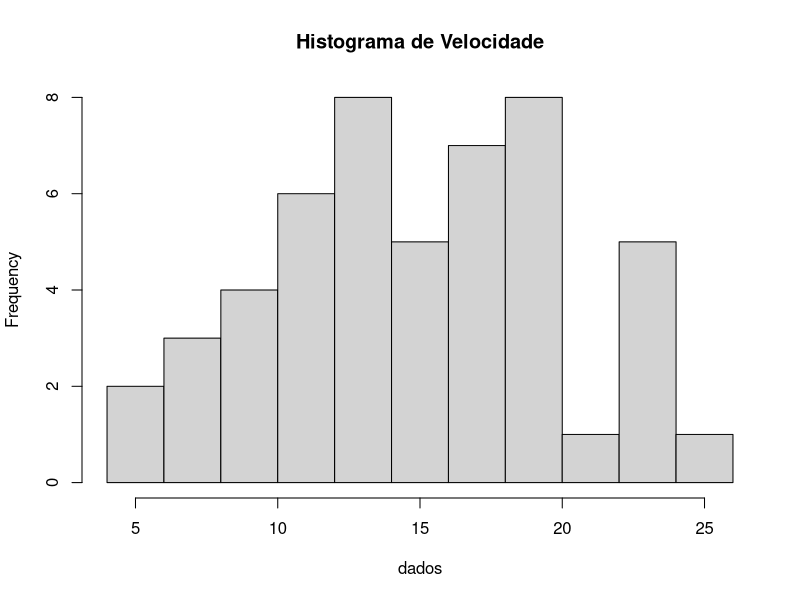
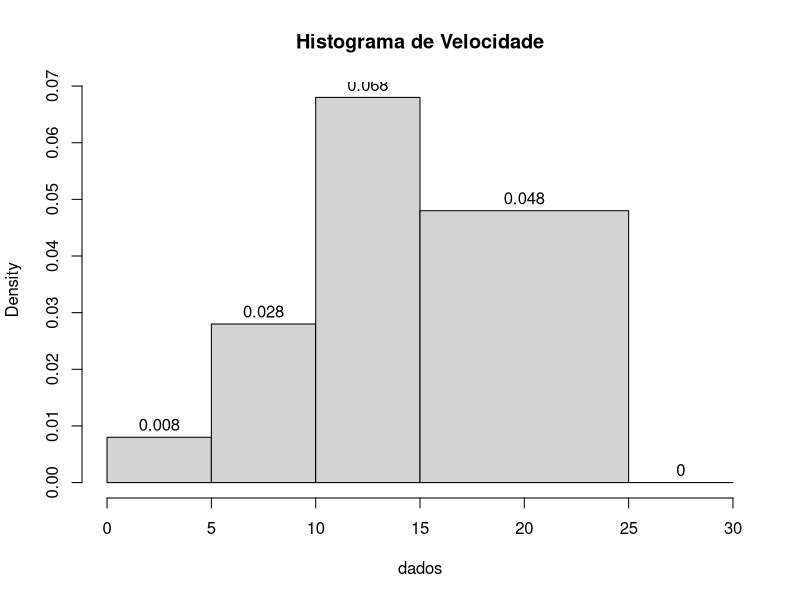
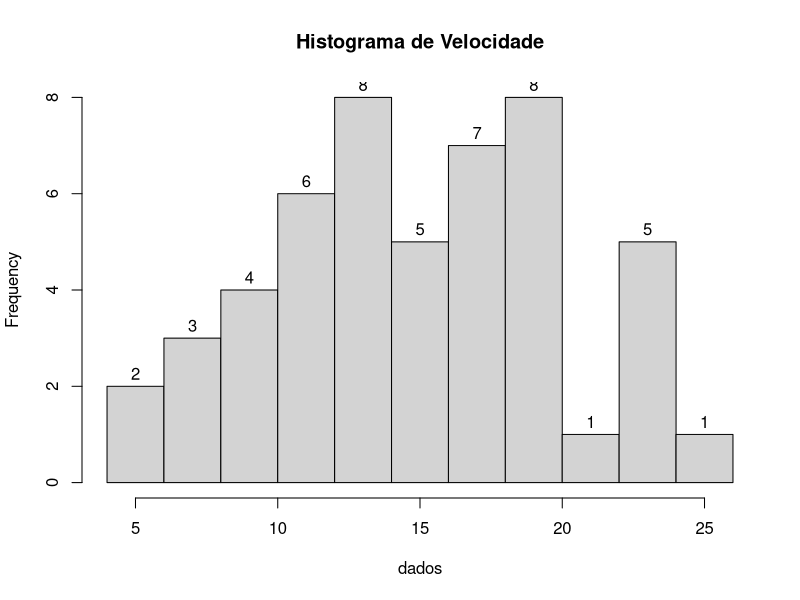
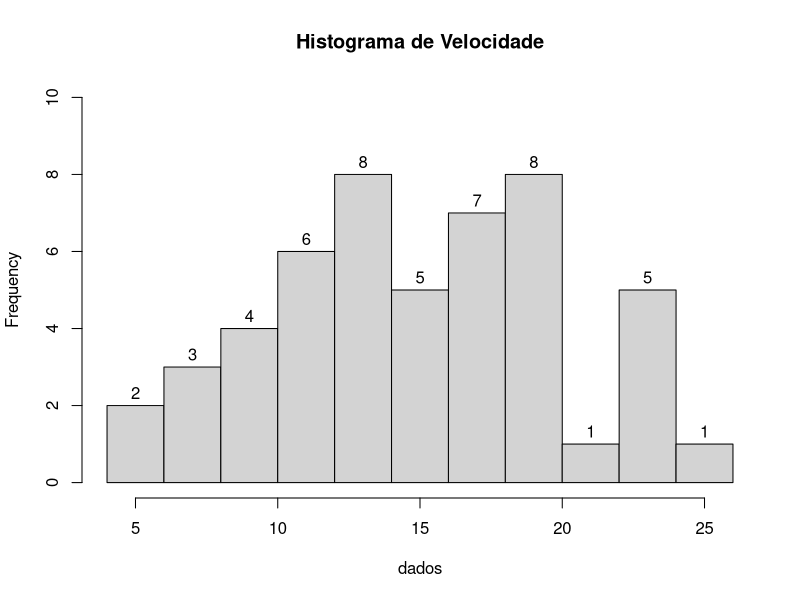
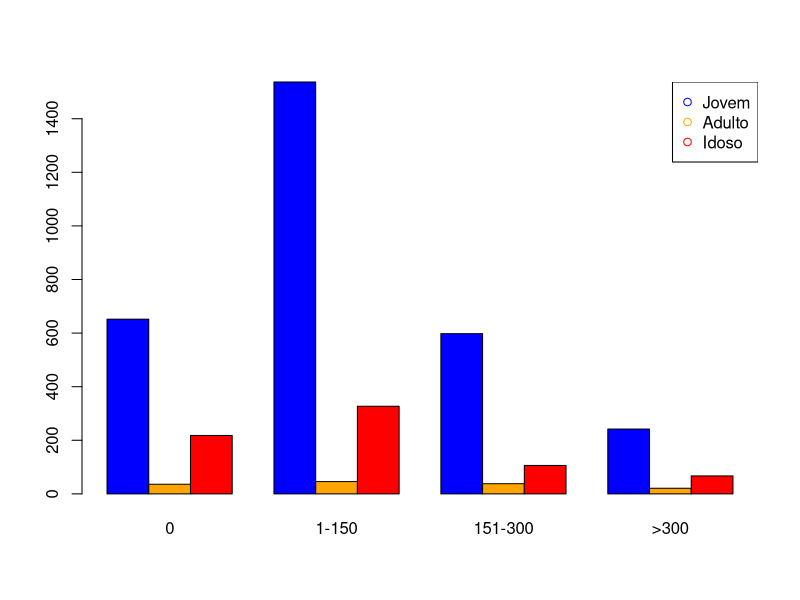
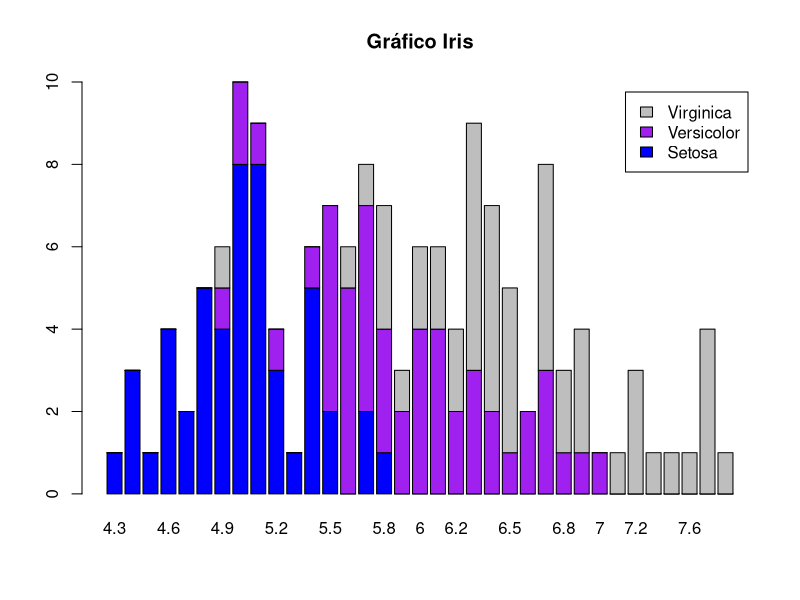
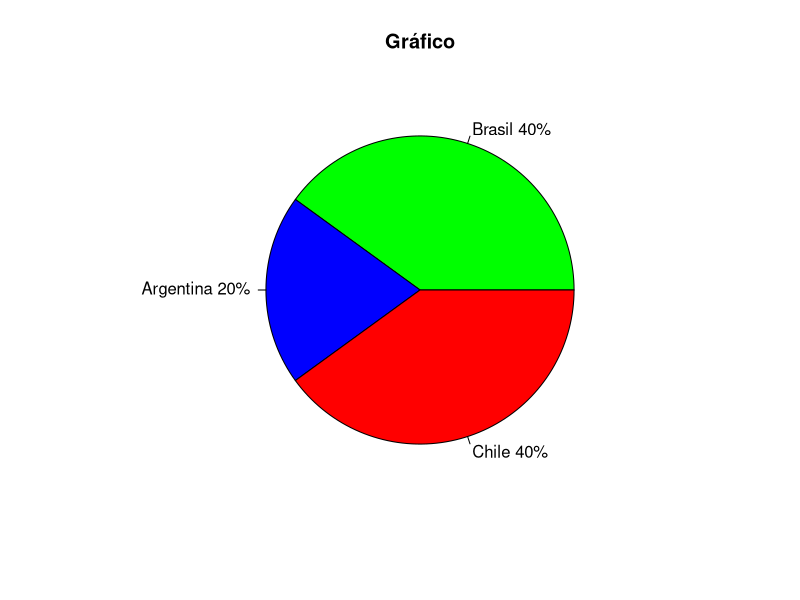
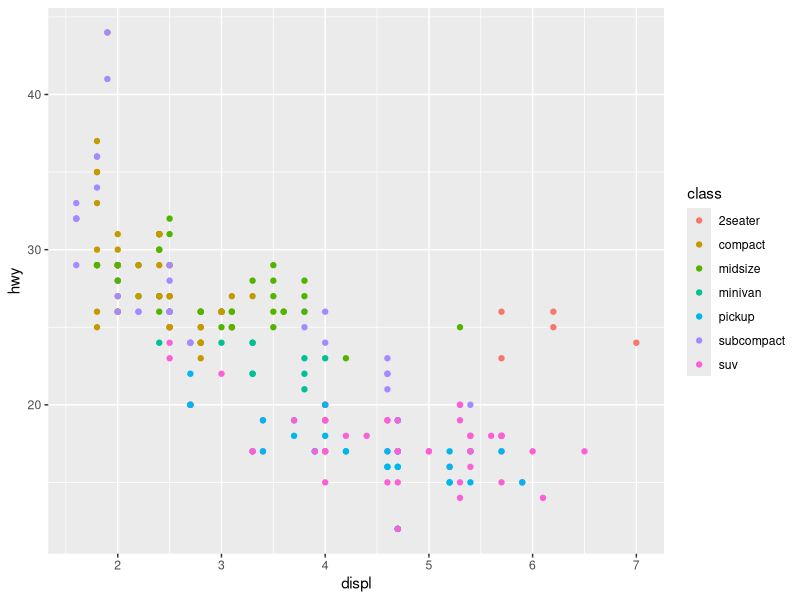

Write R code to recreate these figures, in order.
setwd('C:/Users/joao.caparroz/Documents/Eu/Pessoal/Faculdade/Curso em R/Aulas/Aula4')
getwd()

## Histograma
dados = cars$speed

hist(dados, breaks = 10,
     main = "Histograma de Velocidade")

hist(dados,labels = T, breaks = c(0,5,10,15,25,30),
     main = "Histograma de Velocidade")

hist(dados,labels = T, breaks = 10,
     main = "Histograma de Velocidade")

hist(dados,labels = T,
     ylim = c(0,10),
     breaks = 10,
     main = "Histograma de Velocidade")

## Gráfico de barras
dados <- matrix(c(652,1537,598,242,36,46,38,21,218,327,106,67), nrow = 3, byrow = T)
colnames(dados) <- c("0", "1-150","151-300",">300")
rownames(dados) <- c("Jovem", "Adulto", "Idoso")

barplot(dados, beside = T,
        col = c('blue','orange','red'))

# Legenda do gráfico
legend('topright', pch = 1,
       col = c('blue','orange','red'),
       legend = c('Jovem', 'Adulto', 'Idoso'))

dados = iris
View(dados)

barplot(table(iris$Species, iris$Sepal.Length),
        col = c('blue', 'purple', 'gray'),
        legend = c('Setosa', 'Versicolor', 'Virginica'),
        main = 'Gráfico Iris')

# Gráfico de pizzas
fatias = c(40,20,40)

# Criando labels
paises = c('Brasil', 'Argentina', 'Chile')

# Concatenando
paises = paste(paises,fatias)

# Concatenando %
paises = paste(paises,'%', sep ='')

paises

pie(fatias,
    labels = paises,
    col = c('green', 'blue', 'red'),
    main = 'Gráfico')


## Gráficos GGPLOT
library(ggplot2)
View(mpg)

#Dispersão
ggplot(data = mpg) +
  geom_point(mapping = aes(x = displ, y = hwy,
                           color = class))

ggplot(data = mpg) +
  geom_point(mapping = aes(x = displ, y = hwy,
                           alpha = class)) # classe por transparencia

ggplot(data = mpg) +
  geom_point(mapping = aes(x = displ, y = hwy,
                           shape = class)) #classe por simbolo

ggplot(data = mpg) +
  geom_point(mapping = aes(x = displ, y = hwy)) +
  facet_grid(drv ~ cyl) #area de dispersão

ggplot(data = mpg) +
  geom_smooth(mapping = aes(x = displ, y = hwy))#gráfico por linha

ggplot(data = mpg) +
  geom_smooth(mapping = aes(x = displ, y = hwy,
                            linetype = drv))#gráfico por linha e desc

ggplot(data = mpg) +
  geom_smooth(mapping = aes(x = displ, y = hwy,
                            color = drv,),
                            show.legend = FALSE) #gráfico de linha por cor sem desc

# Juntando gráficos
ggplot(data = mpg) +
  geom_smooth(mapping = aes(x = displ, y = hwy,
                            color = drv,),
              show.legend = FALSE) +
  geom_point(mapping = aes(x = displ, y = hwy))



## Estatistica
notas = c(6.4, 7.3, 9.8, 7.3, 7.9, 8.2, 9.1, 5.6, 8.5, 6.8) 

#média
mean(notas)

#mediana
median(notas)

#moda (retorna o numero que mais se repete)
moda = function(dados) {
  
  vetor = table(as.vector(dados))
  names(vetor)[vetor == max(vetor)]
}

tamanhos = c(38, 38, 36, 37, 36, 36, 40, 39, 36, 35, 36)

moda(tamanhos)


Maq1 = c(181.9, 180.8, 181.9, 180.2, 181.4)
Maq2 = c(180.1, 181.8, 181.5, 181.2, 182.4)
Maq3 = c(182.1, 183.7, 182.1, 180.2, 181.9)
mean(Maq1)
mean(Maq2)
mean(Maq3)


sd(Maq1)
sd(Maq2)
sd(Maq3)

#Variancia
var(Maq1)
var(Maq2)
var(Maq3)

#Ampllitude
diff(c(min(tamanhos), max(tamanhos)))
diff(range(tamanhos))

#pegando meno e maior do vetor
range(tamanhos)


num_fichas = c(54, 55, 56, 57, 58, 59, 60, 61, 62, 63)

quantile(num_fichas)

#Buscando quantil pela porcentagem
quantile(num_fichas, .10)
quantile(num_fichas, .80)
quantile(num_fichas,c(.5,1))


#Coeficiente de variação
nike <- (5.1/55.62) * 100
nike

adidas <- (3.6/24.86) * 100
adidas


#Coeficiente de assimetria
dados = c(18, 20, 20, 21, 22, 24, 25, 25, 26, 27, 29, 29, 
          30, 30, 31, 31, 32, 33, 34, 35, 36, 36, 37, 37, 
          37, 37, 38, 38, 38, 40, 41, 43, 44, 44, 45, 45, 
          45, 46, 47, 48, 49, 50, 51, 53, 54, 54, 56, 58, 62, 65)

hist(dados,
     main = 'Número de Acidentes Diários',
     xlab = 'Acidentes',
     ylab = 'Frequência')

install.packages('e1071')
library(e1071)
resultado = skewness(dados)
resultado

# Coeficiente de Curtose
CK = kurtosis(dados)
CK










